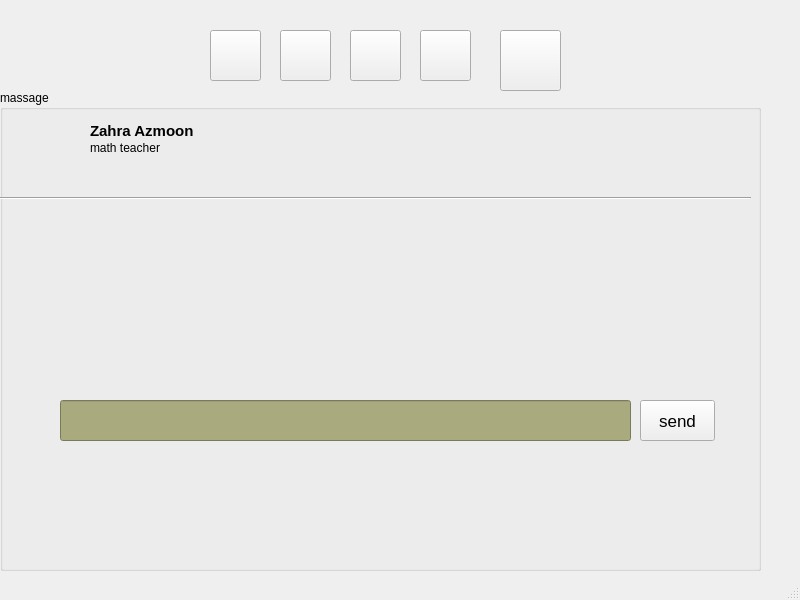
<?xml version="1.0" encoding="UTF-8"?>
<ui version="4.0">
 <class>MainWindow10</class>
 <widget class="QMainWindow" name="MainWindow10">
  <property name="geometry">
   <rect>
    <x>0</x>
    <y>0</y>
    <width>800</width>
    <height>600</height>
   </rect>
  </property>
  <property name="windowTitle">
   <string>MainWindow</string>
  </property>
  <widget class="QWidget" name="centralwidget">
   <widget class="QPushButton" name="pushButton_4">
    <property name="geometry">
     <rect>
      <x>420</x>
      <y>30</y>
      <width>51</width>
      <height>51</height>
     </rect>
    </property>
    <property name="styleSheet">
     <string notr="true">background-image: url(:/new/prefix2/massage.png);</string>
    </property>
    <property name="text">
     <string/>
    </property>
   </widget>
   <widget class="QPushButton" name="pushButton_3">
    <property name="geometry">
     <rect>
      <x>350</x>
      <y>30</y>
      <width>51</width>
      <height>51</height>
     </rect>
    </property>
    <property name="styleSheet">
     <string notr="true">background-image: url(:/new/prefix2/jobs.png);</string>
    </property>
    <property name="text">
     <string/>
    </property>
   </widget>
   <widget class="QPushButton" name="pushButton_8">
    <property name="geometry">
     <rect>
      <x>280</x>
      <y>30</y>
      <width>51</width>
      <height>51</height>
     </rect>
    </property>
    <property name="styleSheet">
     <string notr="true">background-image: url(:/new/prefix2/network.png);</string>
    </property>
    <property name="text">
     <string/>
    </property>
   </widget>
   <widget class="QPushButton" name="pushButton_2">
    <property name="geometry">
     <rect>
      <x>210</x>
      <y>30</y>
      <width>51</width>
      <height>51</height>
     </rect>
    </property>
    <property name="styleSheet">
     <string notr="true">background-image: url(:/new/prefix1/home1.png);</string>
    </property>
    <property name="text">
     <string/>
    </property>
   </widget>
   <widget class="QGroupBox" name="groupBox">
    <property name="geometry">
     <rect>
      <x>0</x>
      <y>90</y>
      <width>761</width>
      <height>481</height>
     </rect>
    </property>
    <property name="title">
     <string>massage</string>
    </property>
    <widget class="QLabel" name="label">
     <property name="geometry">
      <rect>
       <x>20</x>
       <y>30</y>
       <width>61</width>
       <height>61</height>
      </rect>
     </property>
     <property name="styleSheet">
      <string notr="true">background-image: url(:/new/prefix1/ana1.jpg);</string>
     </property>
     <property name="text">
      <string/>
     </property>
    </widget>
    <widget class="QLabel" name="label_2">
     <property name="geometry">
      <rect>
       <x>90</x>
       <y>30</y>
       <width>121</width>
       <height>21</height>
      </rect>
     </property>
     <property name="font">
      <font>
       <pointsize>11</pointsize>
       <weight>75</weight>
       <bold>true</bold>
      </font>
     </property>
     <property name="text">
      <string>Zahra Azmoon</string>
     </property>
    </widget>
    <widget class="QLabel" name="label_3">
     <property name="geometry">
      <rect>
       <x>90</x>
       <y>50</y>
       <width>91</width>
       <height>16</height>
      </rect>
     </property>
     <property name="font">
      <font>
       <pointsize>9</pointsize>
      </font>
     </property>
     <property name="text">
      <string>math teacher</string>
     </property>
    </widget>
    <widget class="Line" name="line">
     <property name="geometry">
      <rect>
       <x>0</x>
       <y>100</y>
       <width>751</width>
       <height>16</height>
      </rect>
     </property>
     <property name="orientation">
      <enum>Qt::Horizontal</enum>
     </property>
    </widget>
    <widget class="QLineEdit" name="lineEdit">
     <property name="geometry">
      <rect>
       <x>60</x>
       <y>310</y>
       <width>571</width>
       <height>41</height>
      </rect>
     </property>
     <property name="styleSheet">
      <string notr="true">background-color: rgb(170, 170, 127);</string>
     </property>
    </widget>
    <widget class="QPushButton" name="pushButton">
     <property name="geometry">
      <rect>
       <x>640</x>
       <y>310</y>
       <width>75</width>
       <height>41</height>
      </rect>
     </property>
     <property name="font">
      <font>
       <pointsize>13</pointsize>
      </font>
     </property>
     <property name="text">
      <string>send</string>
     </property>
    </widget>
   </widget>
   <widget class="QPushButton" name="pushButton_5">
    <property name="geometry">
     <rect>
      <x>500</x>
      <y>30</y>
      <width>61</width>
      <height>61</height>
     </rect>
    </property>
    <property name="styleSheet">
     <string notr="true">background-image: url(:/new/prefix1/ana1.jpg);</string>
    </property>
    <property name="text">
     <string/>
    </property>
   </widget>
  </widget>
  <widget class="QMenuBar" name="menubar">
   <property name="geometry">
    <rect>
     <x>0</x>
     <y>0</y>
     <width>800</width>
     <height>21</height>
    </rect>
   </property>
  </widget>
  <widget class="QStatusBar" name="statusbar"/>
 </widget>
 <resources/>
 <connections/>
</ui>
